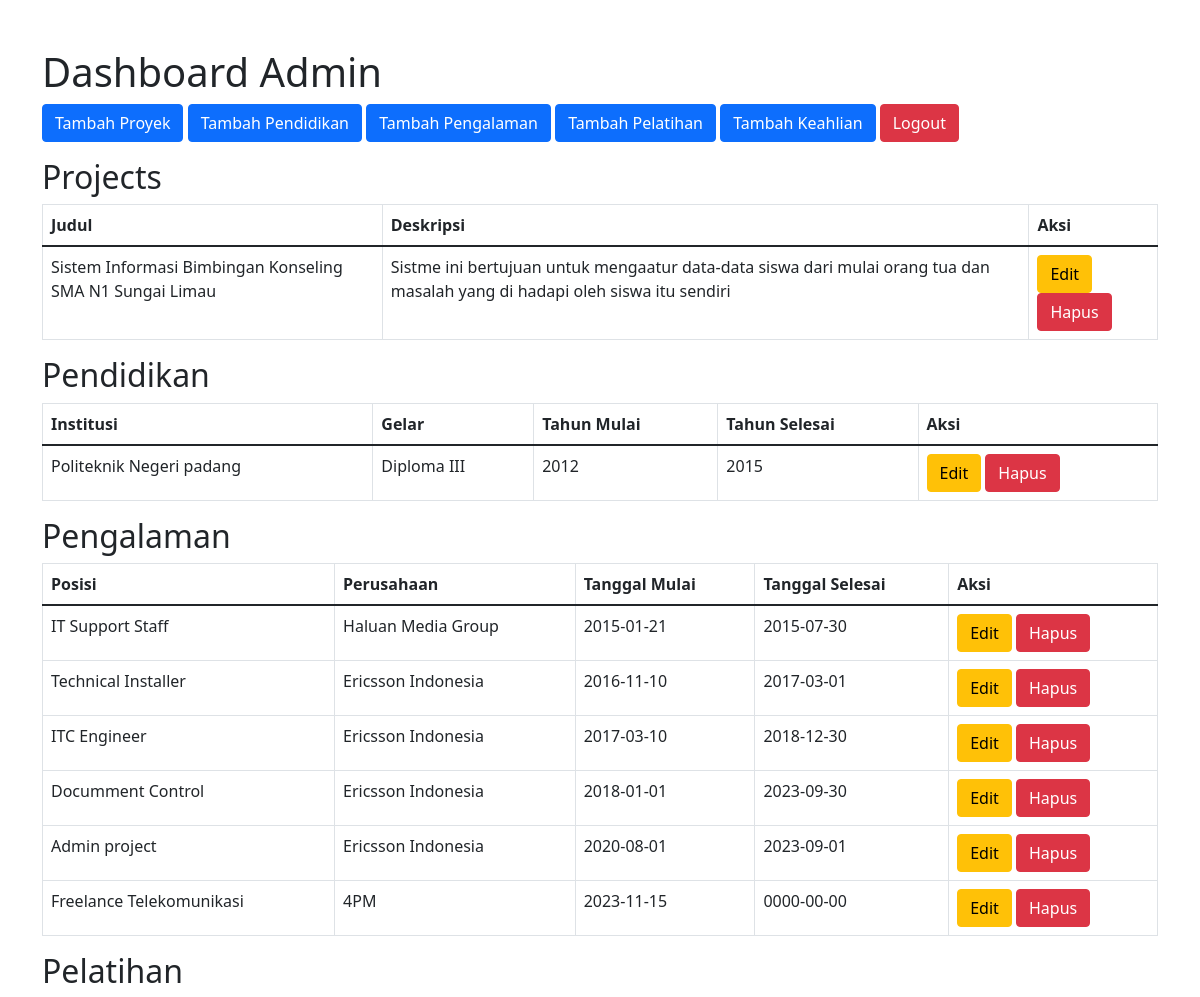
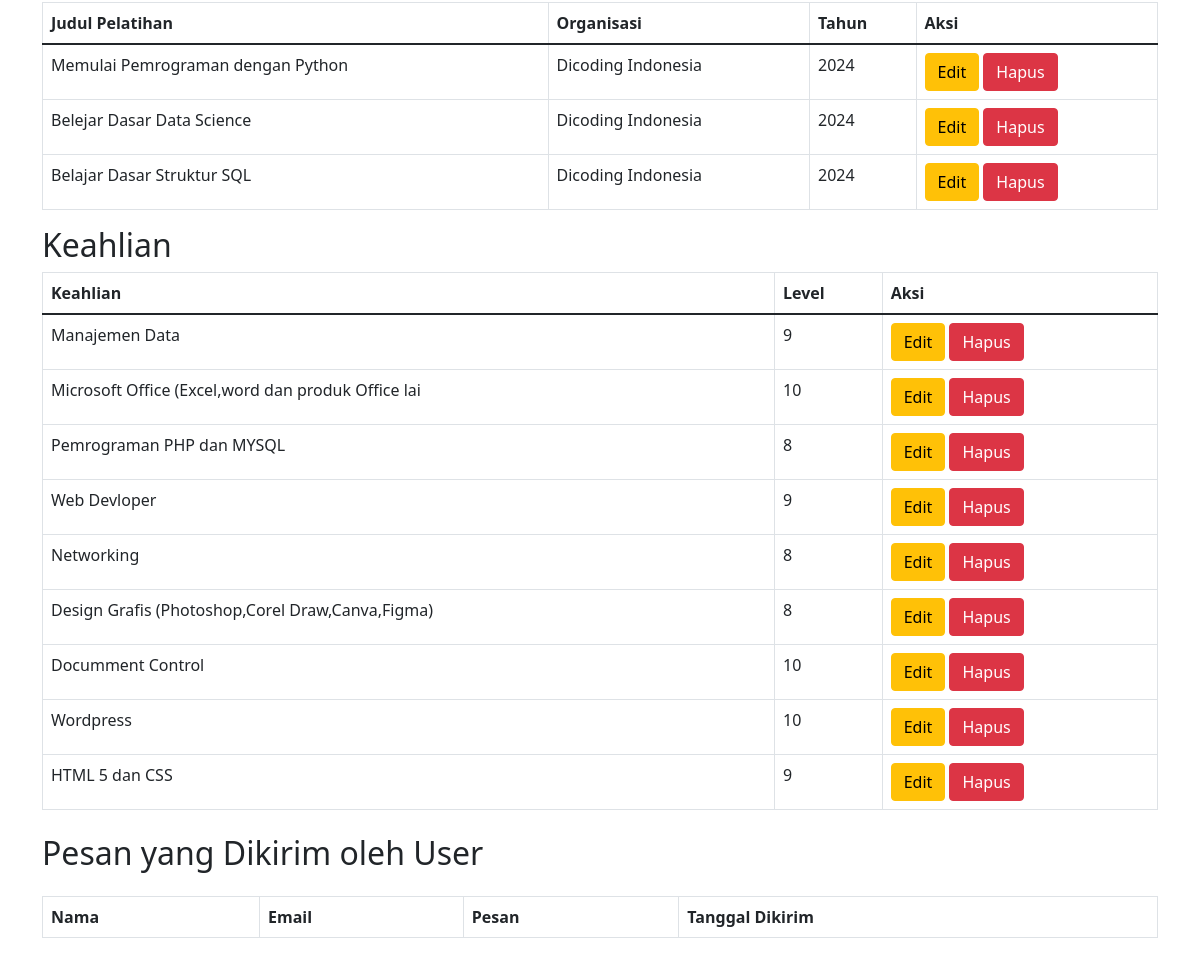
/admin/dashboard.php (signed in), run on the app's committed database (2 pictures, top to bottom).
### tables this page shows
CREATE TABLE `projects` (
  `id` int(11) NOT NULL,
  `project_name` varchar(100) NOT NULL,
  `description` text NOT NULL,
  `url` varchar(255) DEFAULT NULL,
  `image` varchar(255) DEFAULT NULL,
  `created_at` timestamp NOT NULL DEFAULT current_timestamp()
);

CREATE TABLE `educations` (
  `id` int(11) NOT NULL,
  `institution` varchar(100) NOT NULL,
  `degree` varchar(50) NOT NULL,
  `start_year` year(4) NOT NULL,
  `end_year` year(4) DEFAULT NULL,
  `description` text DEFAULT NULL
);

CREATE TABLE `experiences` (
  `id` int(11) NOT NULL,
  `position` varchar(100) NOT NULL,
  `company` varchar(100) NOT NULL,
  `start_date` date NOT NULL,
  `end_date` date DEFAULT NULL,
  `description` text NOT NULL
);

CREATE TABLE `trainings` (
  `id` int(11) NOT NULL,
  `title` varchar(100) NOT NULL,
  `organization` varchar(100) NOT NULL,
  `year` year(4) NOT NULL,
  `description` text DEFAULT NULL
);

CREATE TABLE `skills` (
  `id` int(11) NOT NULL,
  `skill_name` varchar(50) NOT NULL,
  `level` int(11) DEFAULT NULL
);

### admin/dashboard.php (the view, shortened to what this page needs)
<?php
include '../includes/database.php';
$projects = $koneksi->query("SELECT * FROM projects");
$educations = $koneksi->query("SELECT * FROM educations");
$experiences = $koneksi->query("SELECT * FROM experiences");
$trainings = $koneksi->query("SELECT * FROM trainings");
$skills = $koneksi->query("SELECT * FROM skills");
?>
<!DOCTYPE html>
<html lang="en">
<head>
    <link href="https://cdn.jsdelivr.net/npm/bootstrap@5.1.3/dist/css/bootstrap.min.css" rel="stylesheet">
</head>
<body>
    <div class="container mt-5">
        <h1>Dashboard Admin</h1>
        <a href="input_project.php" class="btn btn-primary mb-3">Tambah Proyek</a>
        <a href="input_education.php" class="btn btn-primary mb-3">Tambah Pendidikan</a>
        <a href="input_experience.php" class="btn btn-primary mb-3">Tambah Pengalaman</a>
        <a href="input_training.php" class="btn btn-primary mb-3">Tambah Pelatihan</a>
        <a href="input_skill.php" class="btn btn-primary mb-3">Tambah Keahlian</a>
        <a href="logout.php" class="btn btn-danger mb-3">Logout</a>
        <h2>Projects</h2>
        <table class="table table-bordered">
            <thead>
                <tr>
                    <th>Judul</th>
                    <th>Deskripsi</th>
                    <th>Aksi</th>
                </tr>
            </thead>
            <tbody>
                <?php while ($project = $projects->fetch_assoc()): ?>
                    <tr>
                        <td><?= $project['project_name'] ?></td>
                        <td><?= $project['description'] ?></td>
                        <td>
                            <a href="edit_project.php?id=<?= $project['id'] ?>" class="btn btn-warning">Edit</a>
                            <a href="delete_project.php?id=<?= $project['id'] ?>" class="btn btn-danger"
                                onclick="return confirm('Yakin ingin menghapus?')">Hapus</a>
                        </td>
                    </tr>
                <?php endwhile; ?>
            </tbody>
        </table>
        <h2>Pendidikan</h2>
        <table class="table table-bordered">
            <thead>
                <tr>
                    <th>Institusi</th>
                    <th>Gelar</th>
                    <th>Tahun Mulai</th>
                    <th>Tahun Selesai</th>
                    <th>Aksi</th>
                </tr>
            </thead>
            <tbody>
                <?php while ($education = $educations->fetch_assoc()): ?>
                    <tr>
                        <td><?= $education['institution'] ?></td>
                        <td><?= $education['degree'] ?></td>
                        <td><?= $education['start_year'] ?></td>
                        <td><?= $education['end_year'] ?></td>
                        <td>
                            <a href="edit_education.php?id=<?= $education['id'] ?>" class="btn btn-warning">Edit</a>
                            <a href="delete_education.php?id=<?= $education['id'] ?>" class="btn btn-danger"
                                onclick="return confirm('Yakin ingin menghapus?')">Hapus</a>
                        </td>
                    </tr>
                <?php endwhile; ?>
            </tbody>
        </table>
        <h2>Pengalaman</h2>
        <table class="table table-bordered">
            <thead>
                <tr>
                    <th>Posisi</th>
                    <th>Perusahaan</th>
                    <th>Tanggal Mulai</th>
                    <th>Tanggal Selesai</th>
                    <th>Aksi</th>
                </tr>
            </thead>
            <tbody>
                <?php while ($experience = $experiences->fetch_assoc()): ?>
                    <tr>
                        <td><?= $experience['position'] ?></td>
                        <td><?= $experience['company'] ?></td>
                        <td><?= $experience['start_date'] ?></td>
                        <td><?= $experience['end_date'] ?></td>
                        <td>
                            <a href="edit_experience.php?id=<?= $experience['id'] ?>" class="btn btn-warning">Edit</a>
                            <a href="delete_experience.php?id=<?= $experience['id'] ?>" class="btn btn-danger"
                                onclick="return confirm('Yakin ingin menghapus?')">Hapus</a>
                        </td>
                    </tr>
                <?php endwhile; ?>
            </tbody>
        </table>
        <h2>Pelatihan</h2>
        <table class="table table-bordered">
            <thead>
                <tr>
                    <th>Judul Pelatihan</th>
                    <th>Organisasi</th>
                    <th>Tahun</th>
                    <th>Aksi</th>
                </tr>
            </thead>
            <tbody>
                <?php while ($training = $trainings->fetch_assoc()): ?>
                    <tr>
                        <td><?= $training['title'] ?></td>
                        <td><?= $training['organization'] ?></td>
                        <td><?= $training['year'] ?></td>
                        <td>
                            <a href="edit_training.php?id=<?= $training['id'] ?>" class="btn btn-warning">Edit</a>
                            <a href="delete_training.php?id=<?= $training['id'] ?>" class="btn btn-danger"
                                onclick="return confirm('Yakin ingin menghapus?')">Hapus</a>
                        </td>
                    </tr>
                <?php endwhile; ?>
            </tbody>
        </table>
        <h2>Keahlian</h2>
        <table class="table table-bordered">
            <thead>
                <tr>
                    <th>Keahlian</th>
                    <th>Level</th>
                    <th>Aksi</th>
                </tr>
            </thead>
            <tbody>
                <?php while ($skill = $skills->fetch_assoc()): ?>
                    <tr>
                        <td><?= $skill['skill_name'] ?></td>
                        <td><?= $skill['level'] ?></td>
                        <td>
                            <a href="edit_skill.php?id=<?= $skill['id'] ?>" class="btn btn-warning">Edit</a>
                            <a href="delete_skill.php?id=<?= $skill['id'] ?>" class="btn btn-danger"
                                onclick="return confirm('Yakin ingin menghapus?')">Hapus</a>
                        </td>
                    </tr>
                <?php endwhile; ?>
            </tbody>
        </table>
    </div>
    <div class="container">
        <h2 class="my-4">Pesan yang Dikirim oleh User</h2>
        <table class="table table-bordered">
            <thead>
                <tr>
                    <th>Nama</th>
                    <th>Email</th>
                    <th>Pesan</th>
                    <th>Tanggal Dikirim</th>
                </tr>
            </thead>
        </table>
    </div>
</body>
</html>

### data on the page
projects: project_name "Sistem Informasi Bimbingan Konseling SMA N1 Sungai Limau", description "Sistme ini bertujuan untuk mengaatur data-data siswa dari mulai orang tua dan masalah yang di hadapi oleh siswa itu sendiri"
educations: institution "Politeknik Negeri padang", degree "Diploma III", start_year "2012", end_year "2015"
experiences: position "IT Support Staff", company "Haluan Media Group", start_date "2015-01-21", end_date "2015-07-30"
experiences: position "Technical Installer", company "Ericsson Indonesia", start_date "2016-11-10", end_date "2017-03-01"
experiences: position "ITC Engineer", company "Ericsson Indonesia", start_date "2017-03-10", end_date "2018-12-30"
experiences: position "Documment Control", company "Ericsson Indonesia", start_date "2018-01-01", end_date "2023-09-30"
experiences: position "Admin project", company "Ericsson Indonesia", start_date "2020-08-01", end_date "2023-09-01"
experiences: position "Freelance Telekomunikasi", company "4PM", start_date "2023-11-15", end_date "0000-00-00"
trainings: title "Memulai Pemrograman dengan Python", organization "Dicoding Indonesia", year "2024"
trainings: title "Belejar Dasar Data Science", organization "Dicoding Indonesia", year "2024"
trainings: title "Belajar Dasar Struktur SQL", organization "Dicoding Indonesia", year "2024"
skills: skill_name "Manajemen Data", level "9"
skills: skill_name "Microsoft Office (Excel,word dan produk Office lai", level "10"
skills: skill_name "Pemrograman PHP dan MYSQL", level "8"
skills: skill_name "Web Devloper", level "9"
skills: skill_name "Networking", level "8"
skills: skill_name "Design Grafis (Photoshop,Corel Draw,Canva,Figma)", level "8"
skills: skill_name "Documment Control", level "10"
skills: skill_name "Wordpress", level "10"
skills: skill_name "HTML 5 dan CSS", level "9"
